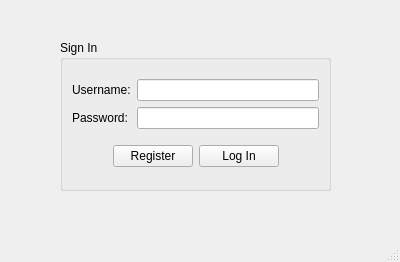
<?xml version="1.0" encoding="UTF-8"?>
<ui version="4.0">
 <class>Login</class>
 <widget class="QMainWindow" name="Login">
  <property name="geometry">
   <rect>
    <x>0</x>
    <y>0</y>
    <width>400</width>
    <height>262</height>
   </rect>
  </property>
  <property name="windowTitle">
   <string>Login</string>
  </property>
  <widget class="QWidget" name="centralwidget">
   <widget class="QGroupBox" name="singInBox">
    <property name="geometry">
     <rect>
      <x>60</x>
      <y>40</y>
      <width>271</width>
      <height>151</height>
     </rect>
    </property>
    <property name="title">
     <string>Sign In</string>
    </property>
    <layout class="QHBoxLayout" name="horizontalLayout_3">
     <item>
      <layout class="QVBoxLayout" name="verticalLayout_3">
       <item>
        <layout class="QHBoxLayout" name="horizontalLayout">
         <item>
          <layout class="QVBoxLayout" name="verticalLayout_2">
           <item>
            <widget class="QLabel" name="userLabel">
             <property name="text">
              <string>Username:</string>
             </property>
            </widget>
           </item>
           <item>
            <widget class="QLabel" name="passLabel">
             <property name="text">
              <string>Password:</string>
             </property>
            </widget>
           </item>
          </layout>
         </item>
         <item>
          <layout class="QVBoxLayout" name="verticalLayout">
           <item>
            <widget class="QLineEdit" name="userContaint"/>
           </item>
           <item>
            <widget class="QLineEdit" name="passContaint"/>
           </item>
          </layout>
         </item>
        </layout>
       </item>
       <item>
        <layout class="QHBoxLayout" name="horizontalLayout_2">
         <item>
          <spacer name="horizontalSpacer">
           <property name="orientation">
            <enum>Qt::Horizontal</enum>
           </property>
           <property name="sizeHint" stdset="0">
            <size>
             <width>40</width>
             <height>20</height>
            </size>
           </property>
          </spacer>
         </item>
         <item>
          <widget class="QPushButton" name="registerPush">
           <property name="text">
            <string>Register</string>
           </property>
          </widget>
         </item>
         <item>
          <widget class="QPushButton" name="loginPush">
           <property name="text">
            <string>Log In</string>
           </property>
          </widget>
         </item>
         <item>
          <spacer name="horizontalSpacer_2">
           <property name="orientation">
            <enum>Qt::Horizontal</enum>
           </property>
           <property name="sizeHint" stdset="0">
            <size>
             <width>40</width>
             <height>20</height>
            </size>
           </property>
          </spacer>
         </item>
        </layout>
       </item>
      </layout>
     </item>
    </layout>
   </widget>
  </widget>
  <widget class="QMenuBar" name="menubar">
   <property name="geometry">
    <rect>
     <x>0</x>
     <y>0</y>
     <width>400</width>
     <height>23</height>
    </rect>
   </property>
  </widget>
  <widget class="QStatusBar" name="statusbar"/>
 </widget>
 <resources/>
 <connections/>
</ui>
